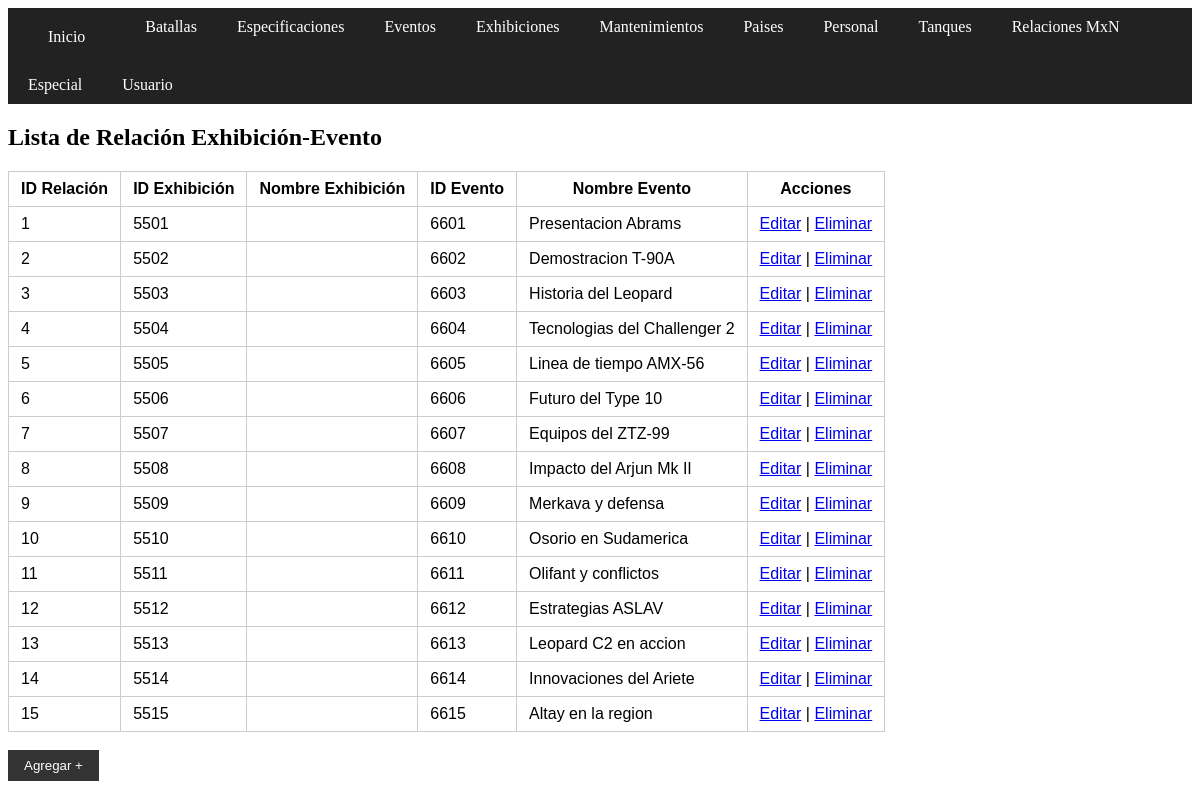
/exhibicion_evento/read.php, run on an earlier commit of the app's database.
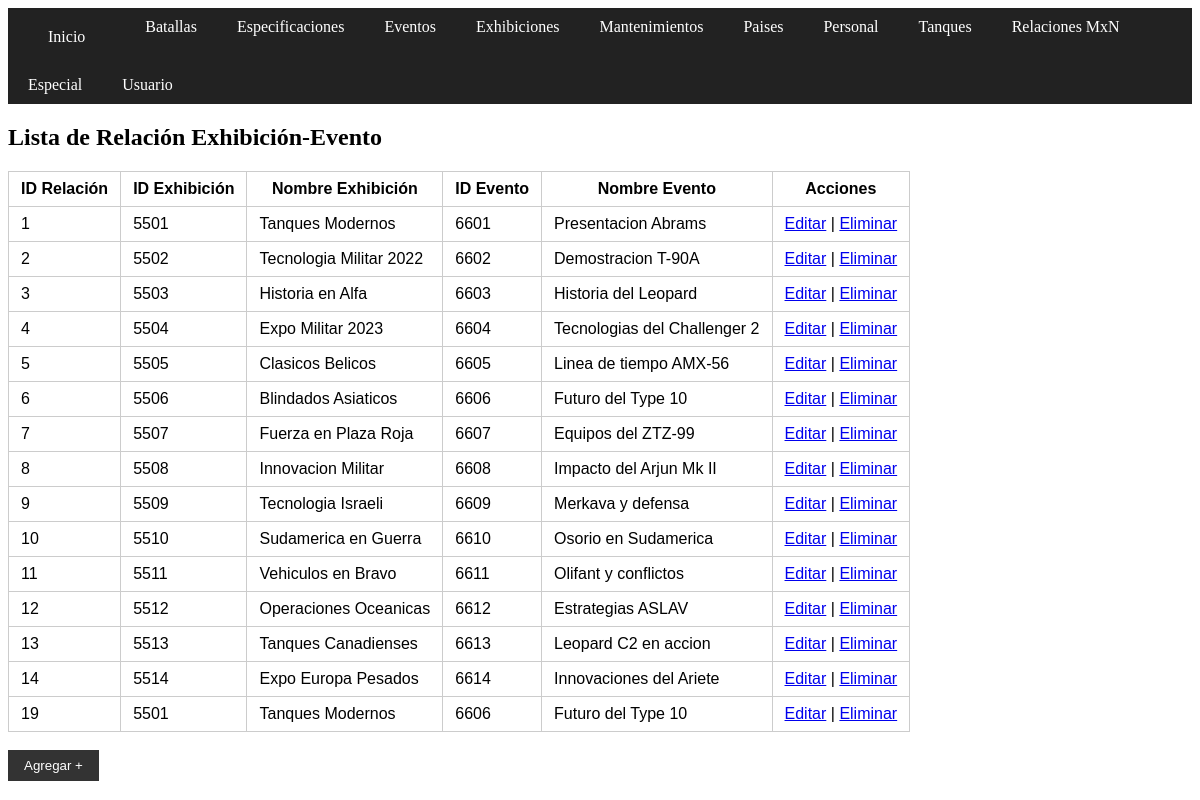
And on a later commit of the database.
### tables this page shows
CREATE TABLE `exhibicion_evento` (
  `id_EVEX` int(11) NOT NULL AUTO_INCREMENT,
  `id_exhibicion` int(11) DEFAULT NULL,
  `id_evento` int(11) DEFAULT NULL,
  PRIMARY KEY (`id_EVEX`),
  KEY `id_evento` (`id_evento`),
  KEY `exhibicion_evento_ibfk_1` (`id_exhibicion`),
  CONSTRAINT `exhibicion_evento_ibfk_1` FOREIGN KEY (`id_exhibicion`) REFERENCES `exhibiciones` (`id_exhibicion`),
  CONSTRAINT `exhibicion_evento_ibfk_2` FOREIGN KEY (`id_evento`) REFERENCES `eventos` (`id_evento`)
);

CREATE TABLE `exhibiciones` (
  `id_exhibicion` int(11) NOT NULL AUTO_INCREMENT,
  `nombre_ex` varchar(100) DEFAULT NULL,
  `fecha_exhibicion` date DEFAULT NULL,
  `lugar_exhibicion` varchar(100) DEFAULT NULL,
  `descripcion_exhibicion` varchar(255) DEFAULT NULL,
  `id_tanque` int(11) DEFAULT NULL,
  PRIMARY KEY (`id_exhibicion`),
  KEY `exhibiciones_ibfk_1` (`id_tanque`),
  CONSTRAINT `exhibiciones_ibfk_1` FOREIGN KEY (`id_tanque`) REFERENCES `tanques` (`id_tanque`)
);

CREATE TABLE `eventos` (
  `id_evento` int(11) NOT NULL AUTO_INCREMENT,
  `fecha_in` datetime DEFAULT NULL,
  `fecha_fin` datetime DEFAULT NULL,
  `nombre_evento` varchar(100) DEFAULT NULL,
  `descripcion_evento` varchar(255) DEFAULT NULL,
  PRIMARY KEY (`id_evento`)
);

### exhibicion_evento/read.php (the view, shortened to what this page needs)
<?php
include_once "../config.php";
$sql = "SELECT ee.id_EVEX,
               e.id_exhibicion,
               e.nombre_ex,
               ev.id_evento,
               ev.nombre_evento
        FROM exhibicion_evento ee
        JOIN exhibiciones e ON ee.id_exhibicion = e.id_exhibicion
        JOIN eventos ev ON ee.id_evento = ev.id_evento
        ORDER BY ee.id_EVEX";
$result = $conn->query($sql);
?>
<!DOCTYPE html>
<html>
<head>
    <link rel="stylesheet" href="../estilos.css">
</head>
<body>
<?php include "../menu.php"; ?>
<h2>Lista de Relación Exhibición-Evento</h2>
<table>
    <tr>
        <th>ID Relación</th>
        <th>ID Exhibición</th>
        <th>Nombre Exhibición</th>
        <th>ID Evento</th>
        <th>Nombre Evento</th>
        <th>Acciones</th>
    </tr>
    <?php while($row = $result->fetch_assoc()): ?>
    <tr>
        <td><?= $row['id_EVEX'] ?></td>
        <td><?= $row['id_exhibicion'] ?></td>
        <td><?= htmlspecialchars($row['nombre_ex']) ?></td>
        <td><?= $row['id_evento'] ?></td>
        <td><?= htmlspecialchars($row['nombre_evento']) ?></td>
        <td>
            <a href="update.php?id=<?= $row['id_EVEX'] ?>">Editar</a> |
            <a href="delete.php?id=<?= $row['id_EVEX'] ?>" onclick="return confirm('¿Seguro que deseas borrar esta relación?')">Eliminar</a>
        </td>
    </tr>
    <?php endwhile; ?>
</table> <br>
<form><input type="submit" value="Agregar +" formaction="create.php"></form>
</body>
</html>

What changed in the data, as far as the page shows it:
removed exhibicion_evento: id_EVEX "15", id_exhibicion.id_exhibicion "5515", id_evento.id_evento "6615", id_evento.nombre_evento "Altay en la region"
changed through a linked row, exhibicion_evento "Presentacion Abrams": id_exhibicion.nombre_ex (not shown) → "Tanques Modernos"
changed through a linked row, exhibicion_evento "Demostracion T-90A": id_exhibicion.nombre_ex (not shown) → "Tecnologia Militar 2022"
changed through a linked row, exhibicion_evento "Historia del Leopard": id_exhibicion.nombre_ex (not shown) → "Historia en Alfa"
changed through a linked row, exhibicion_evento "Tecnologias del Challenger 2": id_exhibicion.nombre_ex (not shown) → "Expo Militar 2023"
changed through a linked row, exhibicion_evento "Linea de tiempo AMX-56": id_exhibicion.nombre_ex (not shown) → "Clasicos Belicos"
changed through a linked row, exhibicion_evento id 6: id_exhibicion.nombre_ex (not shown) → "Blindados Asiaticos"
changed through a linked row, exhibicion_evento "Equipos del ZTZ-99": id_exhibicion.nombre_ex (not shown) → "Fuerza en Plaza Roja"
changed through a linked row, exhibicion_evento "Impacto del Arjun Mk II": id_exhibicion.nombre_ex (not shown) → "Innovacion Militar"
changed through a linked row, exhibicion_evento "Merkava y defensa": id_exhibicion.nombre_ex (not shown) → "Tecnologia Israeli"
changed through a linked row, exhibicion_evento "Osorio en Sudamerica": id_exhibicion.nombre_ex (not shown) → "Sudamerica en Guerra"
changed through a linked row, exhibicion_evento "Olifant y conflictos": id_exhibicion.nombre_ex (not shown) → "Vehiculos en Bravo"
changed through a linked row, exhibicion_evento "Estrategias ASLAV": id_exhibicion.nombre_ex (not shown) → "Operaciones Oceanicas"
changed through a linked row, exhibicion_evento "Leopard C2 en accion": id_exhibicion.nombre_ex (not shown) → "Tanques Canadienses"
changed through a linked row, exhibicion_evento "Innovaciones del Ariete": id_exhibicion.nombre_ex (not shown) → "Expo Europa Pesados"
added exhibicion_evento: id_EVEX "19", id_exhibicion.id_exhibicion "5501", id_exhibicion.nombre_ex "Tanques Modernos", id_evento.id_evento "6606", id_evento.nombre_evento "Futuro del Type 10"
